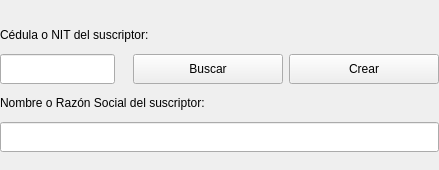
                      <widget class="QWidget" name="widget_5" native="true">
                       <property name="minimumSize">
                        <size>
                         <width>0</width>
                         <height>170</height>
                        </size>
                       </property>
                       <property name="maximumSize">
                        <size>
                         <width>16777215</width>
                         <height>170</height>
                        </size>
                       </property>
                       <property name="styleSheet">
                        <string notr="true"/>
                       </property>
                       <layout class="QGridLayout" name="gridLayout_5">
                        <property name="leftMargin">
                         <number>0</number>
                        </property>
                        <property name="topMargin">
                         <number>20</number>
                        </property>
                        <property name="rightMargin">
                         <number>0</number>
                        </property>
                        <property name="bottomMargin">
                         <number>20</number>
                        </property>
                        <item row="1" column="3" colspan="2">
                         <widget class="QPushButton" name="btnBuscarSuscriptor">
                          <property name="minimumSize">
                           <size>
                            <width>150</width>
                            <height>30</height>
                           </size>
                          </property>
                          <property name="maximumSize">
                           <size>
                            <width>150</width>
                            <height>35</height>
                           </size>
                          </property>
                          <property name="text">
                           <string>Buscar</string>
                          </property>
                          <property name="icon">
                           <iconset resource="resources.qrc">
                            <normaloff>:/icons/icon/search_Weight_100.svg</normaloff>:/icons/icon/search_Weight_100.svg</iconset>
                          </property>
                          <property name="iconSize">
                           <size>
                            <width>25</width>
                            <height>25</height>
                           </size>
                          </property>
                         </widget>
                        </item>
                        <item row="1" column="0">
                         <widget class="QLineEdit" name="lineEditCedulaNit">
                          <property name="minimumSize">
                           <size>
                            <width>0</width>
                            <height>30</height>
                           </size>
                          </property>
                          <property name="maximumSize">
                           <size>
                            <width>16777215</width>
                            <height>35</height>
                           </size>
                          </property>
                          <property name="alignment">
                           <set>Qt::AlignRight|Qt::AlignTrailing|Qt::AlignVCenter</set>
                          </property>
                         </widget>
                        </item>
                        <item row="1" column="5" colspan="2">
                         <widget class="QPushButton" name="btnCrearSuscriptor">
                          <property name="minimumSize">
                           <size>
                            <width>150</width>
                            <height>30</height>
                           </size>
                          </property>
                          <property name="maximumSize">
                           <size>
                            <width>150</width>
                            <height>35</height>
                           </size>
                          </property>
                          <property name="text">
                           <string>Crear</string>
                          </property>
                          <property name="icon">
                           <iconset resource="resources.qrc">
                            <normaloff>:/icons/icon/note_add_Weight_100.svg</normaloff>:/icons/icon/note_add_Weight_100.svg</iconset>
                          </property>
                          <property name="iconSize">
                           <size>
                            <width>25</width>
                            <height>25</height>
                           </size>
                          </property>
                         </widget>
                        </item>
                        <item row="0" column="0" colspan="4">
                         <widget class="QLabel" name="label_10">
                          <property name="minimumSize">
                           <size>
                            <width>0</width>
                            <height>30</height>
                           </size>
                          </property>
                          <property name="maximumSize">
                           <size>
                            <width>16777215</width>
                            <height>35</height>
                           </size>
                          </property>
                          <property name="styleSheet">
                           <string notr="true"/>
                          </property>
                          <property name="text">
                           <string>Cédula o NIT del suscriptor:</string>
                          </property>
                         </widget>
                        </item>
                        <item row="4" column="0" colspan="7">
                         <widget class="QLineEdit" name="lineEditRazonSocial">
                          <property name="enabled">
                           <bool>true</bool>
                          </property>
                          <property name="minimumSize">
                           <size>
                            <width>0</width>
                            <height>30</height>
                           </size>
                          </property>
                          <property name="maximumSize">
                           <size>
                            <width>16777215</width>
                            <height>35</height>
                           </size>
                          </property>
                         </widget>
                        </item>
                        <item row="3" column="0" colspan="4">
                         <widget class="QLabel" name="label_12">
                          <property name="minimumSize">
                           <size>
                            <width>0</width>
                            <height>30</height>
                           </size>
                          </property>
                          <property name="maximumSize">
                           <size>
                            <width>16777215</width>
                            <height>35</height>
                           </size>
                          </property>
                          <property name="styleSheet">
                           <string notr="true"/>
                          </property>
                          <property name="text">
                           <string>Nombre o Razón Social del suscriptor:</string>
                          </property>
                         </widget>
                        </item>
                       </layout>
                      </widget>
